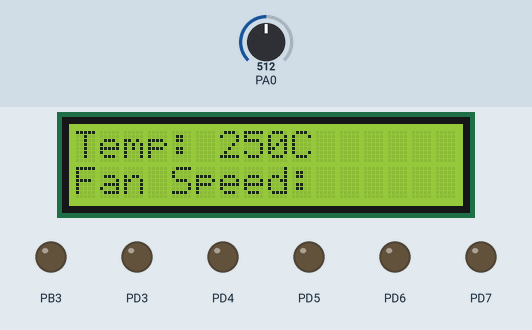
The program below on a simulated ATmega32, built with avr-gcc and emulated at 8 MHz. On the bench: 16×2 character LCD, output pins drawn as LEDs (lit = HIGH). Wiring (inferred from the names in the program): character LCD (HD44780): RS PD2; R/W PD1; E PD0; data PC0, PC1, PC2, PC3, PC4, PC5, PC6, PC7. The test bench sets the inputs (shaded band); at power-on: PA0 = 512. Pins used as bus, display or sensor lines are not drawn.

Above: at 1.2 s.
1.3 s: PA0 set to 148
At 2.5 s:
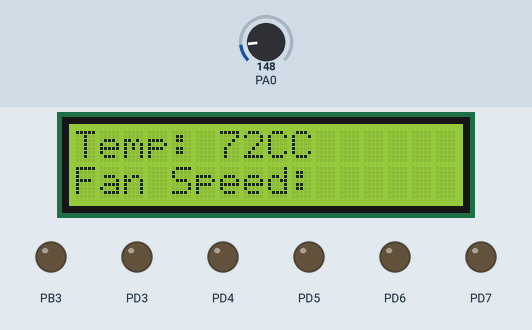
2.8 s: PA0 set to 122
At 4.0 s:
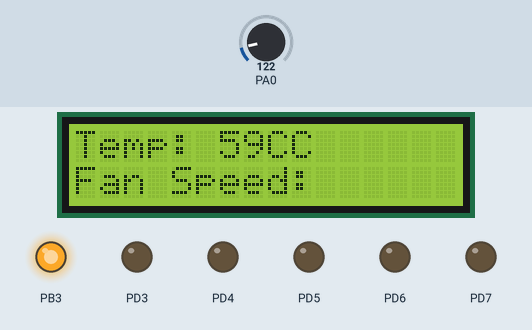
4.3 s: PA0 set to 15
At 5.0 s:
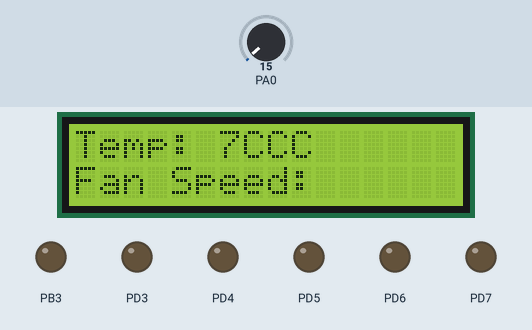
5.8 s: PA0 set to 48
At 6.1 s:
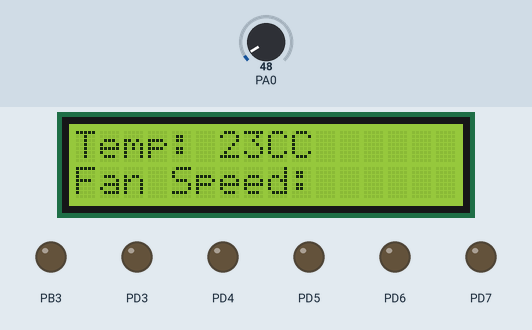
7.3 s: PA0 set to 55
At 8.4 s:
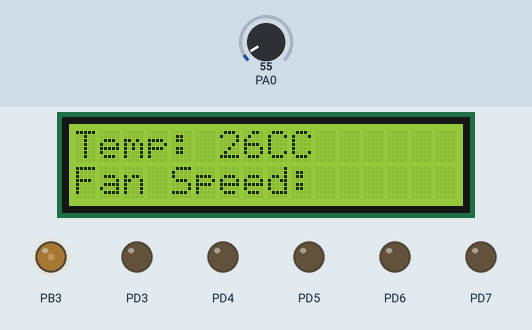
8.8 s: PA0 set to 75
At 9.6 s:
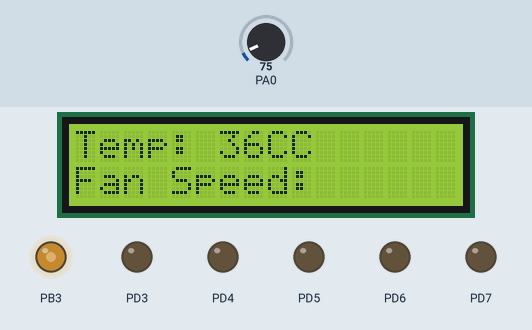
Timing chart, 0 to 11.3 s (numbered marks = the images above; inputs shaded):
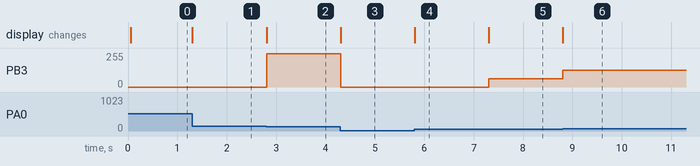

The program:

main.c
```c
/*
 * FanController.c
 *
 * Created: 12/02/2024 9:35:29 PM
 * Author : MAI
 */

#include <avr/io.h>
#include "ECUAL/LCD/LCD.h"
#include "MCAL/ADC/ADC.h"
#include "MCAL/Timer/Timmer.h"


int main(void)
{
	//INIT Timer
	TIMER0_Config_t timercfg;
	timercfg.Timer_Mode = Timer_Mode_FastPWM_noninterval;
	timercfg.Timer_clock_source = Timer_clock_source_DIVISION_FACTOR_8;
	timercfg.IRQ_Enable = IRQ_Enable_NON;
	Timer0_Init(&timercfg);

	//INIT ADC
	ADC_Config_t ADCcfg;
	ADCcfg.ADC_Mode = ADC_Mode_single_conversion;
	ADCcfg.ADC_Prescaler = ADC_Prescaler_2;
	ADCcfg.ADC_Result_Presentation = ADC_Result_Presentation_Right;
	ADCcfg.ADC_Voltage_Reference = ADC_Voltage_Reference_AVCC;
	ADCcfg.ADC_IRQ = ADC_IRQ_Disable;
	ADC_INIT(&ADCcfg);

	//INIT LCD
	LCD_8_bit_init();


	//INIT motor
	DIO_DIRECTION_INIT(DIO_PIN0,PORTB,DIO_OUTPUT);
	DIO_DIRECTION_INIT(DIO_PIN1,PORTB,DIO_OUTPUT);

	DIO_WRITE(DIO_PIN0,PORTB,DIO_HIGH);
	DIO_WRITE(DIO_PIN1,PORTB,DIO_LOW);


	LCD_8_bit_sendString("Temp: ");
	LCD_GotoXY(2,0);
	LCD_8_bit_sendString("Fan Speed: ");

	uint32_t ADCresult=0;
	uint8_t temp=0;
	uint8_t speed=0;
    /* Replace with your application code */
    while (1)
    {
		LCD_GotoXY(1,6);
		ADC_Read_Channel(ADC0, &ADCresult, polling_enable);
		temp = (((ADCresult * 5000) / 1024) / 10);
		LCD_display_number(temp);
		LCD_8_bit_sendChar('C');

		if(temp < 25)
		{
			speed =0;
		}
		else if(temp>=25 && temp <35)
		{
			speed = 25;
		}
		else if(temp>=35 && temp <45)
		{
			speed = 50;
		}
		else if(temp>=45 && temp <55)
		{
			speed = 75;
		}
		else if(temp>=55 && temp <65)
		{
			speed = 98;
		}
		Timer0_PWM_DutyCycle(speed);

    }
}
```

bitwise.h
```c
/*
 * bitwise.h
 *
 * Created: 07/11/2023 11:30:51 PM
 *  Author: MAI
 */


#ifndef BITWISE_H_
#define BITWISE_H_

#define BIT_MASK      (uint8_t)0X01

#define SET_func(REG,BIT_NUM)        (REG |=(BIT_MASK << BIT_NUM))
#define CLEAR_func(REG,BIT_NUM)      (REG &= ~(BIT_MASK << BIT_NUM))
#define TOGGLE_func(REG,BIT_NUM)     (REG ^=(BIT_MASK << BIT_NUM))
#define READ_func(REG,BIT_NUM)       ((REG >> BIT_NUM)& BIT_MASK)


#endif /* BITWISE_H_ */
```

types.h
```c
/*
 * types.h
 *
 * Created: 18/09/2023 3:32:55 PM
 *  Author: MAI
 */

#ifndef TYPES_H_
#define TYPES_H_
#define NULL 0
typedef unsigned char uint8_t;
typedef unsigned int uint16_t;
typedef unsigned long uint32_t;
typedef unsigned long long uint64_t;

typedef signed char sint8_t;
typedef signed short sint16_t;
typedef signed long sint32_t;
typedef signed long long sint64_t;

#endif /* TYPES_H_ */
```

Atmega32_Config.h
```c
/*
 * Atmega32_Config.h
 *
 * Created: 07/11/2023 11:14:59 PM
 *  Author: MAI
 */


#ifndef ATMEGA32_CONFIG_H_
#define ATMEGA32_CONFIG_H_

/*    clock    */
#ifndef F_CFG
#define F_CFG  8000000UL
#endif
/*    CPU   */
#ifndef F_CPU
#define F_CPU 8000000UL
#endif


/*		AVR header		*/
#include "Register.h"
#include "types.h"
#include "bitwise.h"
#include "avr/interrupt.h"
#include <util/delay.h>
#include <stdlib.h>
#include <stdio.h>
#include <avr/io.h>


#endif /* ATMEGA32_CONFIG_H_ */
```

LCD.c
```c
/*
 * LCD.c
 *
 * Created: 07/02/2024 12:42:09 AM
 *  Author: MAI
 */
// Section :INCLUDES
#include "LCD.h"

/*
 * @FN			:LCD_8_bit_init
 * @brief		:initialization  LCD_8_bit_mode
 * @param(in)	:none
 * @retval		:none
 * @Note		:none
 */
void LCD_8_bit_init(void)
{
	LCD_Command_Dir = 0XFF; //Make LCD command port direction as o/p
	LCD_Data_Dir = 0XFF;    //Make LCD data port direction as o/p

	_delay_ms(20);
	LCD_8_bit_sendCommand(LCD_8BIT_MODE_2LINES);
	LCD_8_bit_sendCommand(LCD_DISP_ON_Cursor_OFF);
	LCD_8_bit_sendCommand(LCD_INC_CURSOR);
	LCD_8_bit_sendCommand(LCD_CLEAR_SCREEN);
}
/*
 * @FN			:LCD_8_bit_sendCommand
 * @brief		:send the command value to the data port
 * @param(in)	:cmnd
 * @retval		:none
 * @Note		:make RS pin low(command) , make RW pin low(write) , Generate high to low pulse (E)pin
 */
void LCD_8_bit_sendCommand(uint8_t cmnd)
{
	LCD_Data_Port = cmnd;
	CLEAR_func(LCD_Command_Port, RS);
	CLEAR_func(LCD_Command_Port,RW);
	SET_func(LCD_Command_Port, E);
	_delay_us(1);
	CLEAR_func(LCD_Command_Port,E);
	_delay_ms(3);
}
/*
 * @FN			:LCD_8_bit_sendChar
 * @brief		:send character ASCII value to the data port
 * @param(in)	:char_data
 * @retval		:none
 * @Note		:make RS pin high(data register) , make RW pin low(write) , Generate high to low pulse (E)pin
 */
void LCD_8_bit_sendChar(uint8_t char_data)
{
	LCD_Data_Port = char_data;
	SET_func(LCD_Command_Port, RS);
	CLEAR_func(LCD_Command_Port, RW);
	SET_func(LCD_Command_Port, E);
	_delay_us(1);
	CLEAR_func(LCD_Command_Port, E);
	_delay_ms(1);
}
/*
 * @FN			:LCD_8_bit_sendString
 * @brief		:this function takes a string(array of char) and sends one char at a time to the LCD data
 function till the end of the string
 * @param(in)	:*str
 * @retval		:none
 * @Note		: for loop is used for sending  a char in each iteration , null char->end of the string
 */
void LCD_8_bit_sendString(uint8_t *str)
{
	uint16_t i;
	for(i=0; str[i]!=0; i++)
	{
		LCD_8_bit_sendChar(str[i]);
	}
}
void LCD_GotoXY(uint8_t line, uint8_t position )
{

	if(line==1)
	{
		if (position < 16 && position >=0)
		LCD_8_bit_sendCommand(LCD_BEGIN_AT_FIRST_LINE+position);
	}
	else if (line==2)
	{
		if (position < 16 && position >=0)
		LCD_8_bit_sendCommand(LCD_BEGIN_AT_SECOND_LINE+ position);
	}
}
void LCD_display_number (uint8_t Number )
{

	char  str[6];

	sprintf(str,"%d",Number);	// Adjust the formatting to your liking.

	LCD_8_bit_sendString (str) ;

}
/*
 * @FN			:LCD_4_bit_init
 * @brief		:initialization  LCD_4_bit_mode
 * @param(in)	:none
 * @retval		:none
 * @Note		:none
 */
void LCD_4_bit_init(void)
{
	LCD_Dir = 0XFF;
	_delay_ms(20);

	LCD_4_bit_sendCommand(0X02); //send for 4 bit initialization of LCD
	LCD_4_bit_sendCommand(LCD_4BIT_MODE_2LINES);
	LCD_4_bit_sendCommand(LCD_DISP_ON_Cursor_OFF);
	LCD_4_bit_sendCommand(LCD_INC_CURSOR);
	LCD_4_bit_sendCommand(LCD_CLEAR_SCREEN);
}
/*
 * @FN			:LCD_4_bit_sendCommand
 * @brief		:send the HIGH nibble of command
 * @param(in)	:cmnd
 * @retval		:none
 * @Note		:make RS pin low(command) , make RW pin low(write) , Generate high to low pulse (E)pin,
 send the lower nibble of command , Generate high to low pulse (E)pin
 */
void LCD_4_bit_sendCommand(uint8_t cmnd)
{
	LCD_Port = (LCD_Port & 0X0F) | (cmnd & 0xF0); // sending upper nibble
	CLEAR_func(LCD_Port, RS);
	CLEAR_func(LCD_Port, RW);
	SET_func(LCD_Port, E);
	_delay_us(1);
	CLEAR_func(LCD_Port, E);
	_delay_us(200);
	LCD_Port = (LCD_Port & 0X0F) | (cmnd << 4); // sending lower nibble
	SET_func(LCD_Port, E);
	_delay_us(1);
	CLEAR_func(LCD_Port, E);
	_delay_ms(2);
}
/*
 * @FN			:LCD_4_bit_sendChar
 * @brief		:display character
 * @param(in)	:data
 * @retval		:none
 * @Note		:send the higher nibble of data,make RS pin high(data register) , make RW pin low(write) ,
  Generate high to low pulse (E)pin , send the lower nibble, Generate high to low pulse (E)pin
 */
void LCD_4_bit_sendChar(uint8_t data)
{
	LCD_Port = (LCD_Port & 0X0F) | (data & 0xF0); // sending upper nibble
	SET_func(LCD_Port, RS);
	CLEAR_func(LCD_Port, RW);
	SET_func(LCD_Port, E);
	_delay_us(1);
	CLEAR_func(LCD_Port, E);
	_delay_us(200);
	LCD_Port = (LCD_Port & 0X0F) | (data << 4); // sending lower nibble
	SET_func(LCD_Port, E);
	_delay_us(1);
	CLEAR_func(LCD_Port, E);
	_delay_ms(2);
}
```

LCD.h
```c
/*
 * LCD.h
 *
 * Created: 07/02/2024 12:42:26 AM
 *  Author: MAI
 */


#ifndef LCD_H_
#define LCD_H_
// Section :INCLUDES
#include "./../../Utilities/Atmega32_Config.h"
// Section :Macro Declarations
// for 8_bit_mode
#define LCD_Command_Dir DDRD
#define LCD_Command_Port PORTD
#define LCD_Data_Dir DDRC
#define LCD_Data_Port PORTC

//for 4_bit_mode
#define LCD_Dir  DDRA
#define LCD_Port PORTA

#define RS  2
#define RW  1
#define E   0

#define LCD_CLEAR_SCREEN							                0x01
#define LCD_DISP_ON_Cursor_OFF   								    0x0C
#define LCD_DISP_ON_CURSOR_Cursor_Blinking   						0x0E
#define LCD_BEGIN_AT_FIRST_LINE						                0x80
#define LCD_BEGIN_AT_SECOND_LINE					                0xC0
#define LCD_MOVE_CURSOR_RIGHT   					                0x14
#define LCD_MOVE_CURSOR_LEFT 	  					                0x10
#define LCD_MOVE_DISP_RIGHT       					                0x1C
#define LCD_MOVE_DISP_LEFT   						                0x18
#define LCD_8BIT_MODE_2LINES   					                    0x38
#define LCD_4BIT_MODE_2LINES   					                    0x28
#define LCD_8BIT_MODE_1LINE   					                    0x30
#define LCD_4BIT_MODE_1LINE   					                    0x20
#define LCD_INC_CURSOR   							                0x06


//Section : Functions Declarations
void LCD_8_bit_init(void);
void LCD_8_bit_sendCommand(uint8_t cmnd);
void LCD_8_bit_sendChar(uint8_t char_data);
void LCD_8_bit_sendString(uint8_t *str);
void LCD_GotoXY(uint8_t line, uint8_t position );
void LCD_display_number (uint8_t Number );

void LCD_4_bit_init(void);
void LCD_4_bit_sendCommand(uint8_t cmnd);
void LCD_4_bit_sendChar(uint8_t data);


#endif /* LCD_H_ */
```

ADC.c
```c
/*
 * ADC.c
 *
 * Created: 12/12/2023 6:28:12 PM
 *  Author: MAI
 */
/*******************************************
			 Section :INCLUDES
*******************************************/
#include "ADC.h"

/**************************************************
			 Section :Global Variables
**************************************************/

ADC_Config_t G_ADC_cfg;
void(*GP_IRQ_Callback)(void);

/******************************************************************
				Section :APIS supported by "ADC driver"
******************************************************************/

void ADC_INIT(ADC_Config_t* ADC_CFG)
{
	G_ADC_cfg = *ADC_CFG;
	// 1: select voltage source
	ADMUX |= ADC_CFG->ADC_Voltage_Reference;

	// 2: select ADC result presentation
	ADMUX |= ADC_CFG->ADC_Result_Presentation;

	// 3: select ADC_prescaler
	ADCSRA |= ADC_CFG->ADC_Prescaler;

	// 4: select ADC IRQ
	ADCSRA |= ADC_CFG->ADC_IRQ;
	if (ADC_CFG->ADC_IRQ == ADC_IRQ_Enable)
	{
		sei();
	}

	// 5: select enable ADC
	ADCSRA |= (1<<ADEN);
	// 6: select start conversion
	if(ADC_CFG->ADC_Mode == ADC_Mode_free_running_mode)
	{
		SET_func(ADCSRA , ADSC);
	}

}
void ADC_DEINIT(void){
	ADMUX =  0x00;
	ADCSRA = 0x00;
}
void ADC_Read_Channel(channel_select_t channel , uint16_t* result ,Polling_Mechanism_t polling ){
	// clear selected channel to select another channel
	CLEAR_func(ADMUX , MUX0);
	CLEAR_func(ADMUX , MUX1);
	CLEAR_func(ADMUX , MUX2);
	CLEAR_func(ADMUX , MUX3);
	CLEAR_func(ADMUX , MUX4);

	//1: select channel
	ADMUX |= ((uint8_t)channel << MUX0);

	//2: make pin as an input
	CLEAR_func(DDRA , channel);

	//3: start conversion
	if (G_ADC_cfg.ADC_Mode == ADC_Mode_single_conversion)
	{
		SET_func(ADCSRA , ADSC);
	}

	//4: wait until ADC conversion complete
	if (polling == polling_enable)
	{
		while (!READ_func(ADCSRA , ADIF));
		//5: read conversion result
		if (G_ADC_cfg.ADC_Result_Presentation == ADC_Result_Presentation_Left)
		{
			*result =(((ADCL & 0XC0) >> 6 ) | (ADCH << 2)) ;
		}else if (G_ADC_cfg.ADC_Result_Presentation == ADC_Result_Presentation_Right)
		{
			*result =(ADCL | ((ADCH & 0x03) << 8)) ;
		}
	}
	//6: clear ADIF flag
	CLEAR_func(ADCSRA , ADIF);


}
```

ADC.h
```c
/*
 * ADC.h
 *
 * Created: 12/12/2023 6:28:34 PM
 *  Author: MAI
 */


#ifndef ADC_H_
#define ADC_H_
/*******************************************
			 Section :INCLUDES
*******************************************/
#include "./../../Utilities/Atmega32_Config.h"
#include "./../../MCAL/DIO_Driver/DIO.h"

/**********************************************************************
			 Section :User Type Definition(Structures)
**********************************************************************/
typedef struct
{
	/*		ADC_Mode
	* select ADC mode
	* this parameter must be set base on @ref ADC_Mode_Define
	*/
	uint8_t ADC_Mode;

	/*		ADC_Voltage_Reference
	* select ADC voltage source
	* this parameter must be set base on @ref ADC_Voltage_Reference_Define
	* ADMUX => bit( 6 , 7 ) => REFS0 , REFS1
	*/
	uint8_t ADC_Voltage_Reference;

	/*		ADC_Result_Presentation
	* select ADC output result presentation(right or left)
	* this parameter must be set base on @ref ADC_Result_Presentation_Define
	* ADMUX  => bit( 5 ) => ADLAR
	*/
	uint8_t ADC_Result_Presentation;
	/*		ADC_Prescaler
	* these bits determine the division factor between the XTAL frequency and input clock to the ADC
	* this parameter must be set base on @ref ADC_Prescaler_Define
	* ADCSRA  => bit( 0,1,2 ) => ADPS0,ADPS1,ADPS2
	*/
	uint8_t ADC_Prescaler;
	/*		ADC_IRQ
	* these bits Enable or Disable Interrupt
	* this parameter must be set base on @ref ADC_IRQ_Define
	* ADCSRA  => bit( 3 ) => ADIE
	*/
	uint8_t ADC_IRQ;

	/*		P_IRQ_Callback
	* set the c function will be called once IRQ happened
	*/
	void(*P_IRQ_Callback)(void);


}ADC_Config_t;

/******************************************************************
				Section :Macro Configuration References
******************************************************************/

/*				@ref ADC_Mode_Define               */
#define ADC_Mode_free_running_mode		(uint8_t)(1)
#define ADC_Mode_single_conversion		(uint8_t)(0)

/*				@ref ADC_Voltage_Reference_Define               */

#define ADC_Voltage_Reference_AREF		(uint8_t)(0)
#define ADC_Voltage_Reference_AVCC		(uint8_t)(0b01<<REFS0)
#define ADC_Voltage_Reference_Internal	(uint8_t)(0b11<<REFS0)

/*				@ref ADC_Result_Presentation_Define               */

#define ADC_Result_Presentation_Right		(uint8_t)(0)
#define ADC_Result_Presentation_Left		(uint8_t)(1<<ADLAR)

/*				@ref ADC_Prescaler_Define               */
#define ADC_Prescaler_2		    (uint8_t)(0b001<<ADPS0)
#define ADC_Prescaler_4		    (uint8_t)(0b010<<ADPS0)
#define ADC_Prescaler_8		    (uint8_t)(0b011<<ADPS0)
#define ADC_Prescaler_16		(uint8_t)(0b100<<ADPS0)
#define ADC_Prescaler_32		(uint8_t)(0b101<<ADPS0)
#define ADC_Prescaler_64		(uint8_t)(0b110<<ADPS0)
#define ADC_Prescaler_128		(uint8_t)(0b111<<ADPS0)

/*				@ref ADC_ADC_IRQ_Define               */
#define ADC_IRQ_Enable	    (uint8_t)(1<<ADIE)
#define ADC_IRQ_Disable		(uint8_t)(0)

/******************************************************************
				Section :    enum
******************************************************************/
typedef enum{
	ADC0 = 0,
	ADC1,
	ADC2,
	ADC3,
	ADC4,
	ADC5,
	ADC6,
	ADC7,
	}channel_select_t;

typedef enum{
	polling_disable = 0,
	polling_enable,

}Polling_Mechanism_t;

/******************************************************************
				Section :APIS supported by "ADC driver"
******************************************************************/
void ADC_INIT(ADC_Config_t* ADC_CFG);
void ADC_DEINIT(void);
void ADC_Read_Channel(channel_select_t channel , uint16_t* result ,Polling_Mechanism_t polling );


#endif /* ADC_H_ */
```

DIO.c
```c
/*
 * DIO.c
 *
 * Created: 18/09/2023 3:33:58 PM
 *  Author: MAI
 */
#include "DIO.h"
#if DIO_PIN_CFG
std_ReturnType_t DIO_DIRECTION_INIT(uint8_t pinNum, uint8_t port,direction_t direc){
	if(pinNum>pin_max){return E_NOT_OK;}
	else{
		switch(port){
				case 'a':
				if(direc==DIO_INPUT){CLEAR_func(DDRA,pinNum);}
				else if(direc==DIO_OUTPUT){SET_func(DDRA,pinNum);}
				else{return E_NOT_OK;}
				break;
				case 'b':
				if(direc==DIO_INPUT){CLEAR_func(DDRB,pinNum);}
				else if(direc==DIO_OUTPUT){SET_func(DDRB,pinNum);}
				else{return E_NOT_OK;}
				break;
				case 'c':
				if(direc==DIO_INPUT){CLEAR_func(DDRC,pinNum);}
				else if(direc==DIO_OUTPUT){SET_func(DDRC,pinNum);}
				else{return E_NOT_OK;}
				break;
				case 'd':
				if(direc==DIO_INPUT){CLEAR_func(DDRD,pinNum);}
				else if(direc==DIO_OUTPUT){SET_func(DDRD,pinNum);}
				else{return E_NOT_OK;}
				break;
				}
	}
	return E_OK;
}
std_ReturnType_t DIO_WRITE(uint8_t pinNum, uint8_t port,logic_t logic){
	if (pinNum>pin_max){return E_NOT_OK;}
	else{
		switch(port){
			case 'a':
			if(logic ==DIO_LOW){CLEAR_func(PORTA,pinNum);}
			else if(logic ==DIO_HIGH){SET_func(PORTA,pinNum);}
			else{return E_NOT_OK;}
			break;
			case 'b':
			if(logic ==DIO_LOW){CLEAR_func(PORTB,pinNum);}
			else if(logic ==DIO_HIGH){SET_func(PORTB,pinNum);}
			else{return E_NOT_OK;}
			break;
			case 'c':
			if(logic ==DIO_LOW){CLEAR_func(PORTC,pinNum);}
			else if(logic ==DIO_HIGH){SET_func(PORTC,pinNum);}
			else{return E_NOT_OK;}
			break;
			case 'd':
			if(logic ==DIO_LOW){CLEAR_func(PORTD,pinNum);}
			else if(logic ==DIO_HIGH){SET_func(PORTD,pinNum);}
			else{return E_NOT_OK;}
			break;
			}
	}
	return E_OK;
}
std_ReturnType_t DIO_READ(uint8_t pinNum,uint8_t port,logic_t*state){
	if (pinNum>pin_max && *state ==NULL){return E_NOT_OK;}
    else{
		switch(port){
	     case 'a' :
		 *state=READ_func(PINA,pinNum);
		 break;
		 case 'b' :
		 *state=READ_func(PINB,pinNum);
		 break;
		 case 'c' :
		 *state=READ_func(PINC,pinNum);
		 break;
		 case 'd':
		 *state=READ_func(PIND,pinNum);
		 break;
	}
	}
	return E_OK;
	}
std_ReturnType_t DIO_TOGGLE(uint8_t pinNum,uint8_t port){
	if (pinNum>pin_max){return E_NOT_OK;}
	else{
		switch(port){
			case 'a':
			TOGGLE_func(PORTA,pinNum);
			break;
			case 'b':
			TOGGLE_func(PORTB,pinNum);
			break;
			case 'c':
			TOGGLE_func(PORTC,pinNum);
			break;
			case 'd':
			TOGGLE_func(PORTD,pinNum);
			break;
		}
	}
	return E_OK;
}
#endif
```

DIO.h
```c
/*
 * DIO.h
 *
 * Created: 18/09/2023 3:34:15 PM
 *  Author: MAI
 */


#ifndef DIO_H_
#define DIO_H_
// Section :INCLUDES
#include "../../Utilities/Register.h"
#include "DIO_CFG.h"

// Section :Macro Declarations
#define BIT_MASK      (uint8_t)0X01
#define pin_max       7

#define DIO_PIN_CFG    CFG_ENABLE
#define DIO_PORT_CFG   CFG_ENABLE

#define A    PORTA
#define B    PORTB
#define C    PORTC
#define D    PORTD

//Section :Macro Functions Declarations
#define SET_func(REG,BIT_NUM)        (REG |=(BIT_MASK <<  BIT_NUM))
#define CLEAR_func(REG,BIT_NUM)      (REG &= ~(BIT_MASK <<  BIT_NUM))
#define TOGGLE_func(REG,BIT_NUM)     (REG ^=(BIT_MASK <<  BIT_NUM))
#define READ_func(REG,BIT_NUM)       ((REG >> BIT_NUM)& BIT_MASK)

//Section :Data type Declarations
typedef enum{
	E_NOT_OK,
	E_OK
	}std_ReturnType_t;
typedef enum{
	DIO_INPUT,
	DIO_OUTPUT
	}direction_t;
typedef enum{
	DIO_LOW,
	DIO_HIGH
	}logic_t;
typedef enum{
	DIO_PIN0=0,
	DIO_PIN1,
	DIO_PIN2,
	DIO_PIN3,
	DIO_PIN4,
	DIO_PIN5,
	DIO_PIN6,
	DIO_PIN7
	}pin_t;

//Section : Functions Declarations
#if DIO_PIN_CFG
std_ReturnType_t DIO_DIRECTION_INIT(uint8_t pinNum,uint8_t port,direction_t direc);
std_ReturnType_t DIO_WRITE(uint8_t pinNum,uint8_t port,logic_t logic);
std_ReturnType_t DIO_READ(uint8_t pinNum,uint8_t port,logic_t*state);
std_ReturnType_t DIO_TOGGLE(uint8_t pinNum,uint8_t port);
#endif

#endif /* DIO_H_ */
```

Source omitted: DIO_CFG.h (193 bytes), Timmer.c (2752 bytes), Timmer.h (3045 bytes), Register.h (2195 bytes)

Measured:
- the behaviour switches between 134 and 133 on PA0 (found by bisection; images 1 and 2)
- the behaviour switches between 51 and 52 on PA0 (found by bisection; images 4 and 5)
- after the input at 1.3 s, the display: changes at once (image 1)
- after the input at 2.8 s, PB3: 0/255 → 249/255 at once; the display: changes at once (image 2)
- after the input at 4.3 s, PB3: 249/255 → 0/255 at once; the display: changes at once (image 3)
- after the input at 5.8 s, the display: changes at once (image 4)
- after the input at 7.3 s, PB3: 0/255 → 63/255 at once; the display: changes at once (image 5)
- after the input at 8.8 s, PB3: 63/255 → 127/255 at once; the display: changes at once (image 6)
